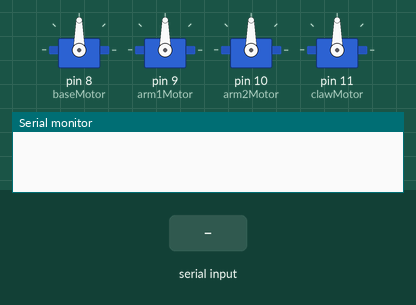
This sketch was run on a simulated Arduino Uno, built with avr-gcc and run on an emulated ATmega328P. On the bench: 4 × servo, the last lines printed to the serial monitor. Inputs (shaded band) come from the test bench.

Above: at 1.2 s.
1.3 s: "1\n" received over Serial
At 2.1 s:
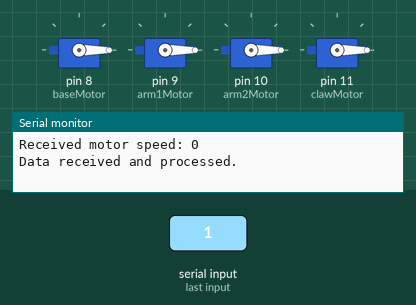
Timing chart, 0 to 4.3 s (numbered marks = the images above; inputs shaded):
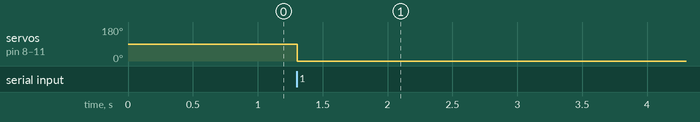

Measured:
- after the input at 1.3 s, servo on pin 8 (baseMotor), servo on pin 9 (arm1Motor), servo on pin 10 (arm2Motor), servo on pin 11 (clawMotor): 90° → 0° at once

The sketch:

arduino_serial.ino
```cpp
#include <ArduinoJson.h>
#include <Servo.h>

Servo baseMotor;
Servo arm1Motor;
Servo arm2Motor;
Servo clawMotor;

void setup() {
  Serial.begin(9600);
  baseMotor.attach(8);
  arm1Motor.attach(9);
  arm2Motor.attach(10);
  clawMotor.attach(11);

}

void loop() {
  if (Serial.available() > 0) {
    String input = Serial.readStringUntil('\n');

    StaticJsonDocument<200> doc;

    DeserializationError error = deserializeJson(doc, input);

    if (error) {
      Serial.println("Failed to parse JSON");
      return;
    }

    int basemotor = doc["basemotor"];
    int arm1motor = doc["arm1"];
    int arm2motor = doc["arm2"];
    int claw = doc["claw"];


    Serial.print("Received motor speed: ");
    Serial.println(basemotor);


    baseMotor.write(basemotor);
    arm1Motor.write(arm1motor);
    arm2Motor.write(arm2motor);
    clawMotor.write(claw);

    Serial.println("Data received and processed.");
  }
}
```
